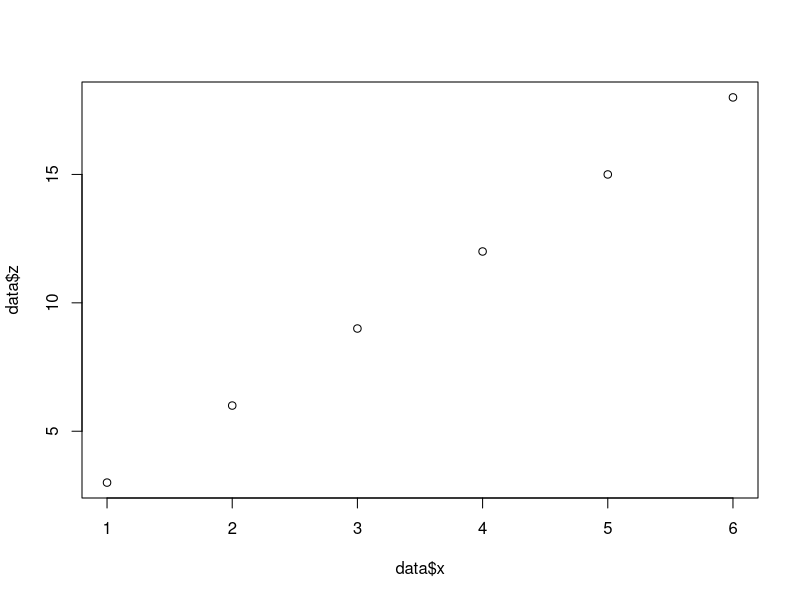

Reproduce this figure in R.
data <- data.frame(
  x = 1:6,
  y = c(2, 4, 6, 8, 10, 12)
)

#print the dataframe
print(paste('now we can print several things', data))

#create a new column
data$z <- data$x + data$y

#create a plot of data
plot(data$x, data$z)
